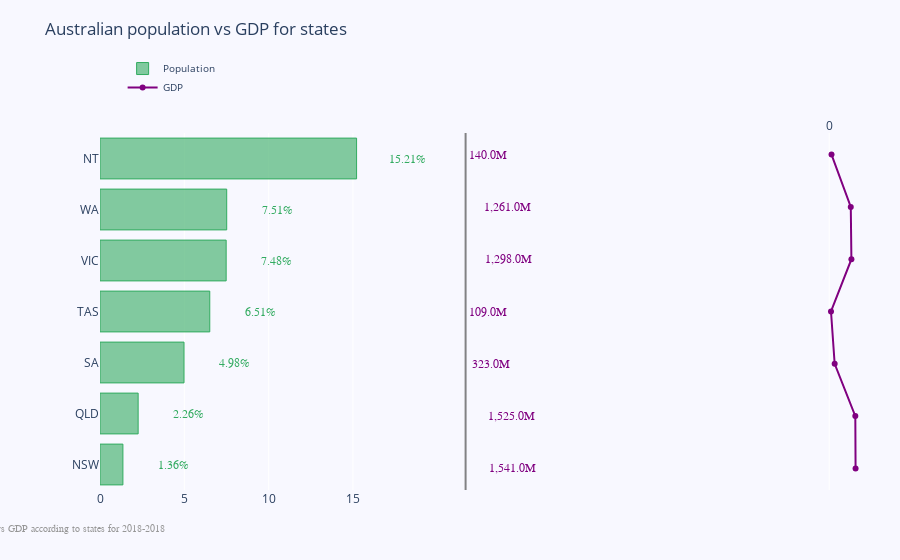

Notebook source saved alongside this figure:
### Code cell
import plotly.graph_objects as go
from plotly.subplots import make_subplots

import numpy as np

y_population = [8511621, 5092526,1752326,534599,6593884,2621836,246103
            ]
y_net_worth = [1540.6, 1525.3, 322.6 ,
               108.8 , 1297.6, 1261,
              140.1]
x = ['NSW', 'QLD', 'SA', 'TAS',
     'VIC', 'WA', 'NT']


# Creating two subplots
fig = make_subplots(rows=1, cols=2, specs=[[{}, {}]], shared_xaxes=True,
                    shared_yaxes=False, vertical_spacing=0.001)

fig.append_trace(go.Bar(
    x=y_saving,
    y=x,
    marker=dict(
        color='rgba(50, 171, 96, 0.6)',
        line=dict(
            color='rgba(50, 171, 96, 1.0)',
            width=1),
    ),
    name='Population',
    orientation='h',
), 1, 1)

fig.append_trace(go.Scatter(
    x=y_net_worth, y=x,
    mode='lines+markers',
    line_color='rgb(128, 0, 128)',
    name='GDP',
), 1, 2)

fig.update_layout(
    title='Australian population vs GDP for states',
    yaxis=dict(
        showgrid=False,
        showline=False,
        showticklabels=True,
        domain=[0, 0.85],
    ),
    yaxis2=dict(
        showgrid=False,
        showline=True,
        showticklabels=False,
        linecolor='rgba(102, 102, 102, 0.8)',
        linewidth=2,
        domain=[0, 0.85],
    ),
    xaxis=dict(
        zeroline=False,
        showline=False,
        showticklabels=True,
        showgrid=True,
        domain=[0, 0.42],
    ),
    xaxis2=dict(
        zeroline=False,
        showline=False,
        showticklabels=True,
        showgrid=True,
        domain=[0.47, 1],
        side='top',
        dtick=25000,
    ),
    legend=dict(x=0.029, y=1.038, font_size=10),
    margin=dict(l=100, r=20, t=70, b=70),
    paper_bgcolor='rgb(248, 248, 255)',
    plot_bgcolor='rgb(248, 248, 255)',
)

annotations = []

y_s = np.round(y_saving, decimals=2)
y_nw = np.rint(y_net_worth)

# Adding labels
for ydn, yd, xd in zip(y_nw, y_s, x):
    # labeling the scatter savings
    annotations.append(dict(xref='x2', yref='y2',
                            y=xd, x=ydn - 20000,
                            text='{:,}'.format(ydn) + 'M',
                            font=dict(family='Arial', size=12,
                                      color='rgb(128, 0, 128)'),
                            showarrow=False))
    # labeling the bar net worth
    annotations.append(dict(xref='x1', yref='y1',
                            y=xd, x=yd + 3,
                            text=str(yd) + '%',
                            font=dict(family='Arial', size=12,
                                      color='rgb(50, 171, 96)'),
                            showarrow=False))
# Source
annotations.append(dict(xref='paper', yref='paper',
                        x=-0.2, y=-0.109,
                        text=' Population vs GDP according to states for 2018-2019',
                        font=dict(family='Arial', size=10, color='rgb(150,150,150)'),
                        showarrow=False))

fig.update_layout(annotations=annotations)

fig.show()

### Figure 1 — Plotly figure (JSON) as saved in the notebook; plotly's stock layout.template omitted (floating-point values rounded to 4 significant figures)
{"data": [{"marker": {"color": "rgba(50, 171, 96, 0.6)", "line": {"color": "rgba(50, 171, 96, 1.0)", "width": 1}}, "name": "Population", "orientation": "h", "type": "bar", "x": [1.359, 2.262, 4.982, 6.51, 7.481, 7.513, 15.21, 17.52], "xaxis": "x", "y": ["NSW", "QLD", "SA", "TAS", "VIC", "WA", "NT"], "yaxis": "y"}, {"line": {"color": "rgb(128, 0, 128)"}, "mode": "lines+markers", "name": "GDP", "type": "scatter", "x": [1541.0, 1525.0, 322.6, 108.8, 1298.0, 1261, 140.1], "xaxis": "x2", "y": ["NSW", "QLD", "SA", "TAS", "VIC", "WA", "NT"], "yaxis": "y2"}], "layout": {"annotations": [{"font": {"color": "rgb(128, 0, 128)", "family": "Arial", "size": 12}, "showarrow": false, "text": "1,541.0M", "x": -18459, "xref": "x2", "y": "NSW", "yref": "y2"}, {"font": {"color": "rgb(50, 171, 96)", "family": "Arial", "size": 12}, "showarrow": false, "text": "1.36%", "x": 4.36, "xref": "x", "y": "NSW", "yref": "y"}, {"font": {"color": "rgb(128, 0, 128)", "family": "Arial", "size": 12}, "showarrow": false, "text": "1,525.0M", "x": -18475, "xref": "x2", "y": "QLD", "yref": "y2"}, {"font": {"color": "rgb(50, 171, 96)", "family": "Arial", "size": 12}, "showarrow": false, "text": "2.26%", "x": 5.26, "xref": "x", "y": "QLD", "yref": "y"}, {"font": {"color": "rgb(128, 0, 128)", "family": "Arial", "size": 12}, "showarrow": false, "text": "323.0M", "x": -19677, "xref": "x2", "y": "SA", "yref": "y2"}, {"font": {"color": "rgb(50, 171, 96)", "family": "Arial", "size": 12}, "showarrow": false, "text": "4.98%", "x": 7.98, "xref": "x", "y": "SA", "yref": "y"}, {"font": {"color": "rgb(128, 0, 128)", "family": "Arial", "size": 12}, "showarrow": false, "text": "109.0M", "x": -19891, "xref": "x2", "y": "TAS", "yref": "y2"}, {"font": {"color": "rgb(50, 171, 96)", "family": "Arial", "size": 12}, "showarrow": false, "text": "6.51%", "x": 9.51, "xref": "x", "y": "TAS", "yref": "y"}, {"font": {"color": "rgb(128, 0, 128)", "family": "Arial", "size": 12}, "showarrow": false, "text": "1,298.0M", "x": -18702, "xref": "x2", "y": "VIC", "yref": "y2"}, {"font": {"color": "rgb(50, 171, 96)", "family": "Arial", "size": 12}, "showarrow": false, "text": "7.48%", "x": 10.48, "xref": "x", "y": "VIC", "yref": "y"}, {"font": {"color": "rgb(128, 0, 128)", "family": "Arial", "size": 12}, "showarrow": false, "text": "1,261.0M", "x": -18739, "xref": "x2", "y": "WA", "yref": "y2"}, {"font": {"color": "rgb(50, 171, 96)", "family": "Arial", "size": 12}, "showarrow": false, "text": "7.51%", "x": 10.51, "xref": "x", "y": "WA", "yref": "y"}, {"font": {"color": "rgb(128, 0, 128)", "family": "Arial", "size": 12}, "showarrow": false, "text": "140.0M", "x": -19860, "xref": "x2", "y": "NT", "yref": "y2"}, {"font": {"color": "rgb(50, 171, 96)", "family": "Arial", "size": 12}, "showarrow": false, "text": "15.21%", "x": 18.21, "xref": "x", "y": "NT", "yref": "y"}, {"font": {"color": "rgb(150,150,150)", "family": "Arial", "size": 10}, "showarrow": false, "text": " Population vs GDP according to states for 2018-2018", "x": -0.2, "xref": "paper", "y": -0.109, "yref": "paper"}], "legend": {"font": {"size": 10}, "x": 0.029, "y": 1.038}, "margin": {"b": 70, "l": 100, "r": 20, "t": 70}, "paper_bgcolor": "rgb(248, 248, 255)", "plot_bgcolor": "rgb(248, 248, 255)", "title": {"text": "Australian population vs GDP for states"}, "xaxis": {"anchor": "y", "domain": [0, 0.42], "showgrid": true, "showline": false, "showticklabels": true, "zeroline": false}, "xaxis2": {"anchor": "y2", "domain": [0.47, 1], "dtick": 25000, "showgrid": true, "showline": false, "showticklabels": true, "side": "top", "zeroline": false}, "yaxis": {"anchor": "x", "domain": [0, 0.85], "showgrid": false, "showline": false, "showticklabels": true}, "yaxis2": {"anchor": "x2", "domain": [0, 0.85], "linecolor": "rgba(102, 102, 102, 0.8)", "linewidth": 2, "showgrid": false, "showline": true, "showticklabels": false}}}
